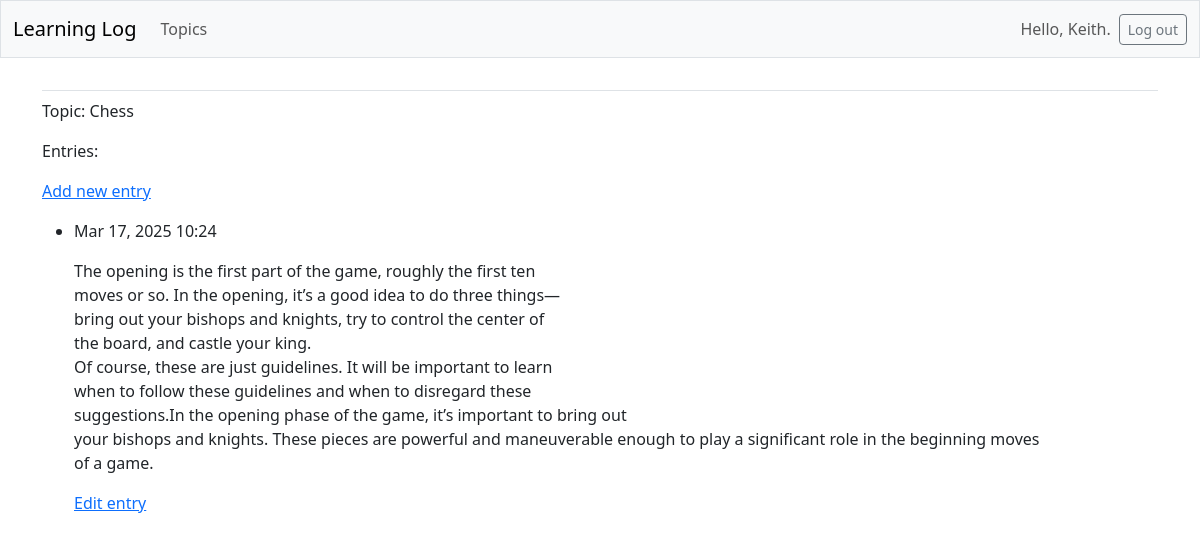
The page /topics/1/ (signed in) on the database its author committed.
### learning_logs/models.py (models this page shows, shortened)
class Topic(models.Model):
    text = models.CharField(max_length=200)
    date_added = models.DateTimeField(auto_now_add=True)
    owner = models.ForeignKey(User, on_delete=models.CASCADE)

class Entry(models.Model):
    topic = models.ForeignKey(Topic, on_delete=models.CASCADE)
    text = models.TextField()
    date_added = models.DateTimeField(auto_now_add=True)
    class Meta:
        verbose_name_plural = 'entries'

### learning_logs/views.py (the view)
# urls.py: path('topics/<int:topic_id>/', views.topic, name='topic'),
@login_required
def topic(request, topic_id):
    topic = Topic.objects.get(id=topic_id)
    if topic.owner != request.user:
        raise Http404
    entries = topic.entry_set.order_by('-date_added')
    context = {'topic': topic, 'entries': entries}
    return render(request, 'learning_logs/topic.html', context)

### learning_logs/templates/learning_logs/topic.html
{% extends 'learning_logs/base.html' %}
{% block content %}
  <p>Topic: {{ topic.text }}</p>
  <p>Entries:</p>
  <p>
    <a href="{% url 'learning_logs:new_entry' topic.id %}">Add new entry</a>
  </p>
  <ul>
    {% for entry in entries %}
      <li>
        <p>{{ entry.date_added|date:'M d, Y H:i' }}</p>
        <p>{{ entry.text|linebreaks }}</p>
        <p>
          <a href="{% url 'learning_logs:edit_entry' entry.id %}">
            Edit entry</a></p>
      </li>
    {% empty %}
      <li>There are no entries for this topic yet.</li>
    {% endfor %}
  </ul>
{% endblock content %}

### learning_logs/templates/learning_logs/base.html (shortened to what this page needs)
<!doctype html>
<html lang="en">
<head>
  {% load django_bootstrap5 %}
  {% bootstrap_css %}
</head>
<body>
  <nav class="navbar navbar-expand-md navbar-light bg-light mb-4 border">
    <div class="container-fluid">
      <a class="navbar-brand" href="{% url 'learning_logs:index' %}">
          Learning Log</a>
      <div class="collapse navbar-collapse" id="navbarCollapse">
        <ul class="navbar-nav me-auto mb-2 mb-md-0">
          <li class="nav-item">
            <a class="nav-link" href="{% url 'learning_logs:topics' %}">
              Topics</a></li>
        </ul>
        <ul class="navbar-nav ms-auto mb-2 mb-md-0">
          {% if user.is_authenticated %}
            <li class="nav-item">
              <span class="navbar-text me-2">Hello, {{ user.username }}.
                </span></li>
          {% endif %}
        </ul>
        {% if user.is_authenticated %}
          <form action="{% url 'accounts:logout' %}" method='post'>
            <button name='submit' class='btn btn-outline-secondary btn-sm'>
              Log out</button>
          </form>
        {% endif %}
      </div>
    </div>
  </nav>
  <main class="container">
    <div class="pb-2 mb-2 border-bottom">
    </div>
    <div>
      {% block content %}{% endblock content %}
    </div>
  </main>
</body>
</html>

### rows shown on the page
Topic: text "Chess"
Entry: date_added "Mar 17, 2025 10:24", text "The opening is the first part of the game, roughly the first ten moves or so. In the opening, it’s a good idea to do three things— bring out your bishops and knights, try to control the center of the board, and castle your king. Of course, these are just guidelines. It will be important to learn when to follow these guidelines and when to disregard these suggestions.In the opening phase of the game, it’s important to bring out your bishops and knights. These pieces are powerful and maneuverable enough to play a significant role in the beginning moves of a game."

### other values the page prints
{{ user.username }} "Keith"
